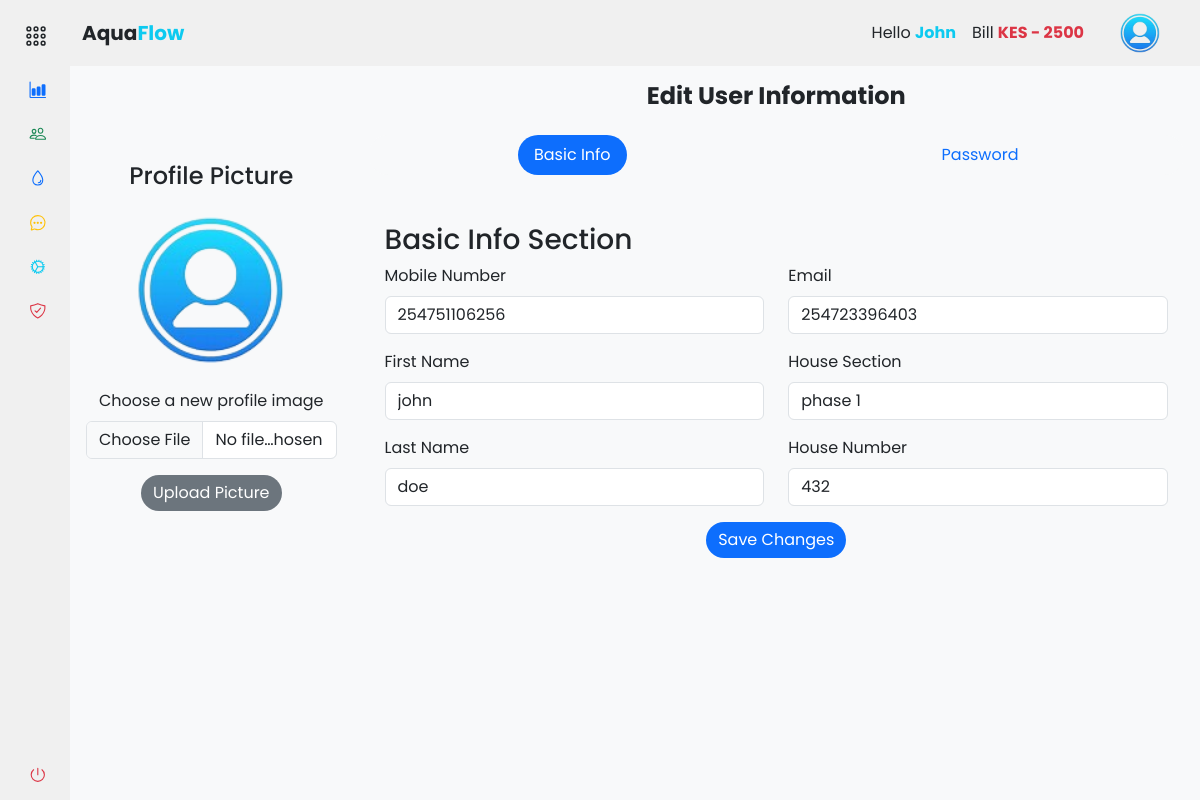
The app's page /accounts/people/edit_user/2 (signed in), older data.
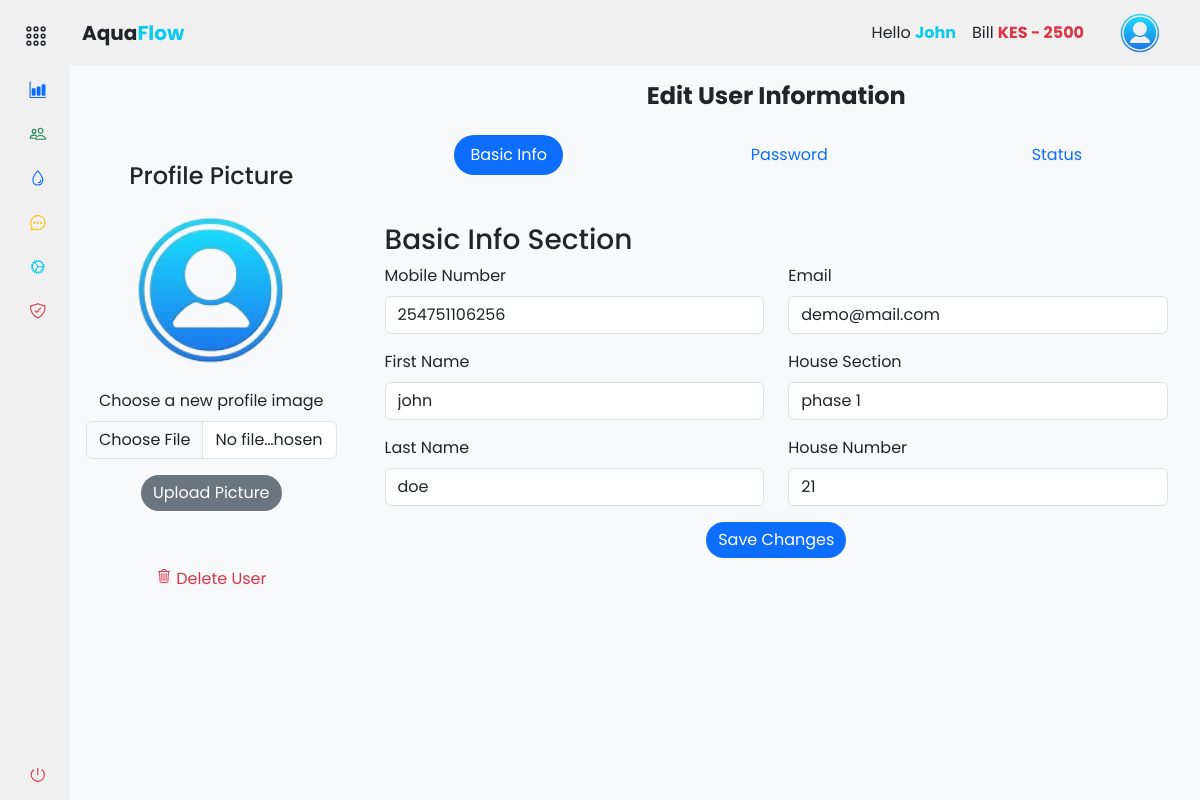
The same page, newer data.
### app/backend/models/user.py (models this page shows, shortened)
class User(db.Model, UserMixin):
    id = db.Column(db.Integer, primary_key=True)
    mobile_number = db.Column(db.String(20), unique=True, nullable=False)
    password_hash = db.Column(db.String(128), nullable=False)
    first_name = db.Column(db.String(50))
    last_name = db.Column(db.String(50))
    email = db.Column(db.String(120))
    house_section = db.Column(db.String(50))
    house_number = db.Column(db.String(20))
    profile_image = db.Column(db.String(255))
    is_active = db.Column(db.Boolean, default=True)
    is_admin = db.Column(db.Boolean, default=False)
    meter_readings = db.relationship('MeterReading', backref='user', lazy=True)
    payments = db.relationship('Payment', backref='user', lazy=True)

### app/backend/accounts/people/routes.py (the view, shortened to what this page needs)
@people_bp.route('/edit_user/<int:user_id>', methods=['GET', 'POST'])
@login_required
def edit_user(user_id):
    user = User.query.get_or_404(user_id)
    form = EditUserForm(request.form, obj=user)
    form.populate_house_sections()
    return render_template('accounts/edit_people.html', user=user, form=form, hide_footer=True)

### app/backend/accounts/accounts_context.py (called while the page is built)
def accounts_context():
    people = 'silas'
    bill = int('2500')
    return {'people': people, 'bill': bill}

def inject_now():
    return {'now': datetime.utcnow() + timedelta(hours=3)}

### app/backend/accounts/people/forms.py (called while the page is built)
    def populate_house_sections(self):
        settings = Settings.query.first()
        if settings and settings.house_sections:
            current_house_section = self.house_section.data
            self.house_section.choices = [(section, section) for section in settings.house_sections.split(',')]
            self.house_section.data = current_house_section

### app/assets/templates/accounts/edit_people.html (shortened to what the changed rows need)
{% extends "base.html" %} {% block content %}
<div class="container-fluid">
  <div class="row">
    <div class="col-md-3 mt-5 px-3">
      <div class="text-center mt-5 position-relative">
        {% if current_user.is_admin %}
        <ul class="nav nav-pills justify-content-center border-0">
          <li class="nav-item">
            <button
              class="nav-link rounded-pill text-danger"
              data-bs-toggle="modal"
              data-bs-target="#deleteUserModal"
            >
              <ion-icon name="trash-outline"></ion-icon>
              Delete User
            </button>
          </li>
        </ul>
        {% endif %}
      </div>
    </div>
    <div class="col-md-9 mt-3 px-3">
      <form
        method="POST"
        action="{{ url_for('accounts.people.edit_user', user_id=user.id) }}"
      >
        <ul
          class="nav nav-pills justify-content-around border-0 bg-light rounded-pill mb-5"
          id="editUserTabs"
          role="tablist"
        >
          {% if current_user.is_admin %}
          <li class="nav-item" role="presentation">
            <a
              class="nav-link rounded-pill"
              id="status-tab"
              data-bs-toggle="tab"
              href="#status"
              role="tab"
              aria-controls="status"
              aria-selected="false"
            >
              Status
            </a>
          </li>
          {% endif %}
        </ul>
        <div class="tab-content" id="editUserTabsContent">
          <div
            class="px-3 tab-pane fade show active"
            id="basicInfo"
            role="tabpanel"
            aria-labelledby="basicInfo-tab"
          >
            <div class="row">
              <div class="col-md-6">
                <div class="mb-3">
                  {{ form.mobile_number.label(class="form-label") }} {{
                  form.mobile_number(class="form-control", required=true) }}
                </div>
                <div class="mb-3">
                  {{ form.first_name.label(class="form-label") }} {{
                  form.first_name(class="form-control") }}
                </div>
                <div class="mb-3">
                  {{ form.last_name.label(class="form-label") }} {{
                  form.last_name(class="form-control") }}
                </div>
              </div>
              <div class="col-md-6">
                <div class="mb-3">
                  {{ form.email.label(class="form-label") }} {{
                  form.email(class="form-control") }}
                </div>
                <div class="mb-3">
                  {{ form.house_section.label(class="form-label") }} {{
                  form.house_section(class="form-control") }}
                </div>
                <div class="mb-3">
                  {{ form.house_number.label(class="form-label") }} {{
                  form.house_number(class="form-control") }}
                </div>
              </div>
            </div>
          </div>
        </div>
      </form>
    </div>
  </div>
</div>
{% endblock %}

### app/assets/templates/components/navbar.html (shortened to what this page needs)
{% if not hide_navbar %}
<header id="navbar" class="navbar navbar-expand-lg sticky-sm-top">
  <div class="container-fluid">
    <a
      class="navbar-brand text-dark text-center d-flex align-items-center fw-bold"
      href="#"
    >
      Aqua<span class="text-info">Flow</span>
    </a>
    <div class="collapse navbar-collapse" id="navbarToggler">
      <div class="d-flex align-items-center ms-auto">
         {% if current_user.is_authenticated %}
        <ul class="navbar-nav me-3">
          <li class="nav-item">
            <a class="nav-link text-dark">
              Hello
              <span class="text-info fw-bold"
                >{{ current_user.first_name.title() }}</span
              >
            </a>
          </li>
          <li class="nav-item">
            <a class="nav-link text-dark">
              Bill
              <span
                class="fw-bold {% if bill > 0 %}text-danger{% else %}text-success{% endif %}"
                >KES {% if bill > 0 %}-{% endif %} {{ bill }}</span
              >
            </a>
          </li>
        </ul>
        <div class="btn-group">
          <button
            type="button"
            class="btn navbar-brand rounded-circle border-0"
            data-bs-toggle="dropdown"
            aria-expanded="false"
          >
            <img
              src="{{ url_for('static', filename='images/user.png') }}"
              alt="logo image"
              height="40px"
              width="40px"
            />
          </button>
        </div>
        {% endif %}
      </div>
    </div>
  </div>
</header>
{% endif %}

Row changes from the older to the newer data that the page shows:
changed User "John": is_admin False → True (drawn); email "254723396403" → "demo@mail.com"; house_number "432" → "21"
Text that changed along with them:
text now shown: "Delete User Status"
